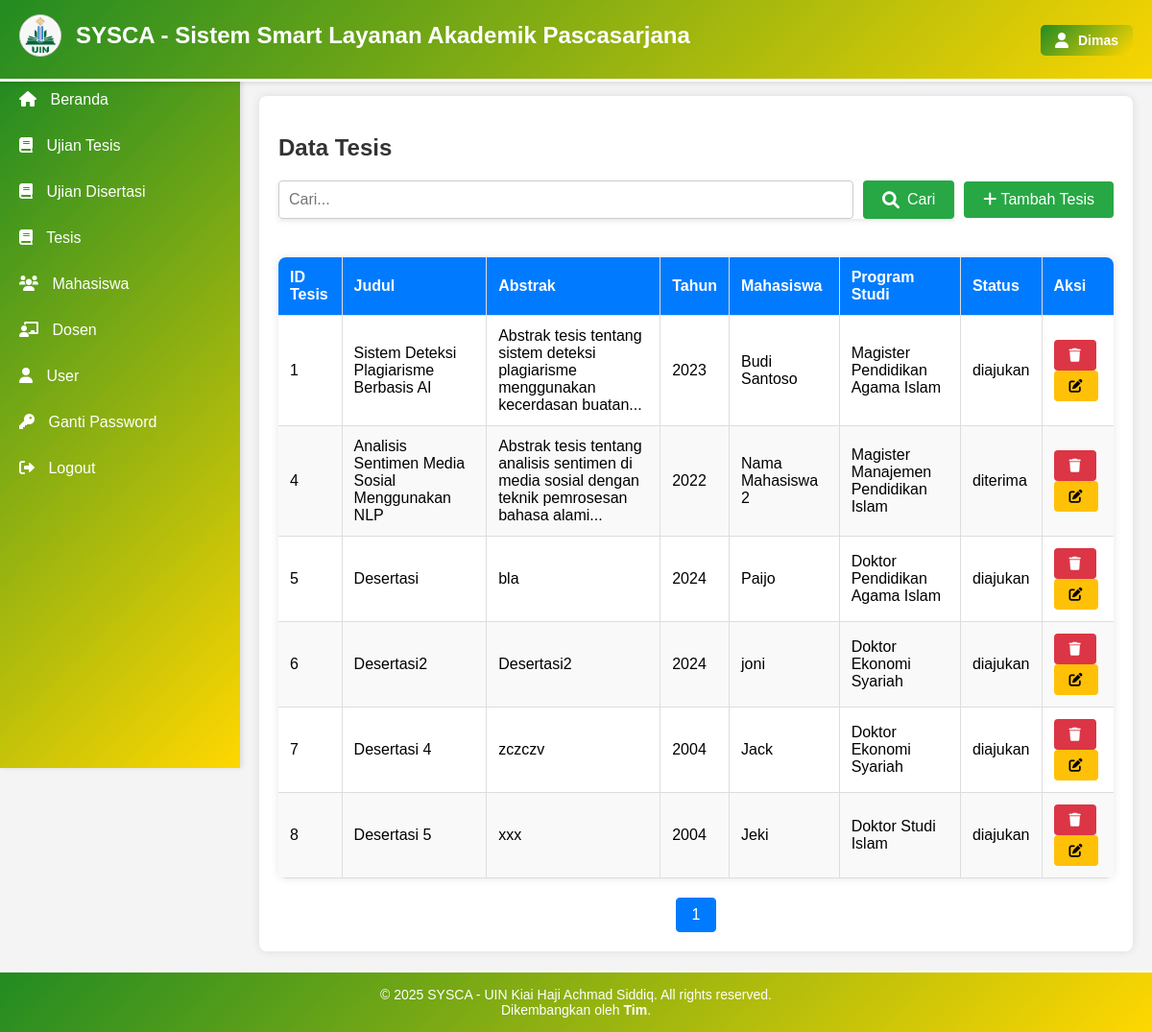
Before: /crud_tesis.php (signed in) with the older database file.
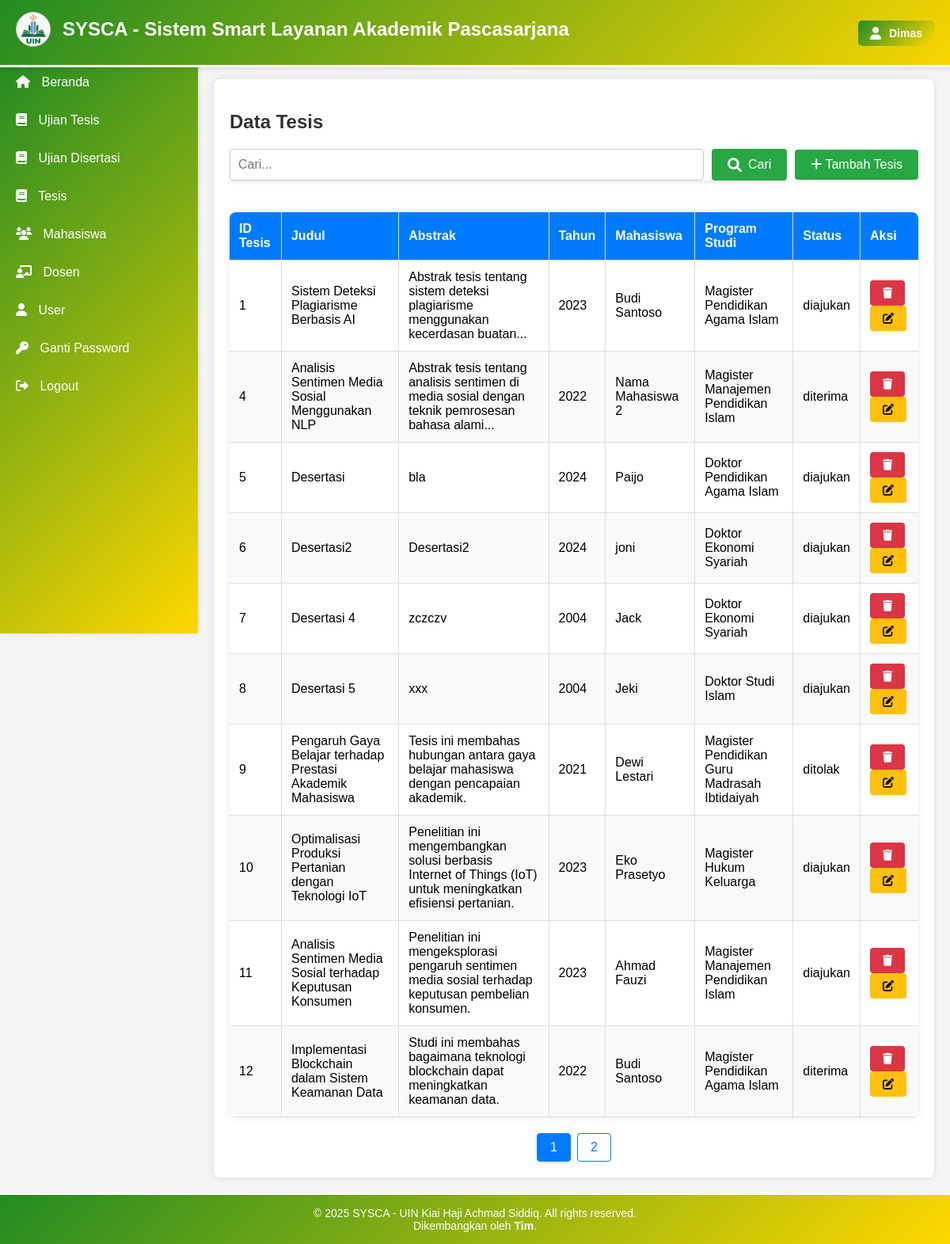
After: the same page with the newer database file.
### tables this page shows
CREATE TABLE `tesis` (
  `id_tesis` int(11) NOT NULL,
  `judul` varchar(255) NOT NULL,
  `abstrak` text,
  `tahun` year(4) DEFAULT NULL,
  `id_mahasiswa` int(11) DEFAULT NULL,
  `id_prodi` int(11) DEFAULT NULL,
  `status` enum('diajukan','diterima','ditolak','selesai') DEFAULT 'diajukan'
);

CREATE TABLE `mahasiswa` (
  `id_mahasiswa` int(11) NOT NULL,
  `nama` varchar(100) NOT NULL,
  `nim` varchar(20) NOT NULL,
  `email` varchar(100) DEFAULT NULL,
  `telepon` varchar(15) DEFAULT NULL
);

CREATE TABLE `prodi` (
  `id` int(11) NOT NULL,
  `Program` varchar(100) NOT NULL,
  `strata` int(1) NOT NULL
);

### config.php (called while the page is built, shortened)
<?php
function encryptFile($filename) {
    $iv = openssl_random_pseudo_bytes(openssl_cipher_iv_length('aes-256-cbc'));
    $encrypted = openssl_encrypt($filename, 'aes-256-cbc', ENCRYPTION_KEY, 0, $iv);
    return urlencode(base64_encode($iv.$encrypted));
}
?>

### crud_tesis.php (the view, shortened to what this page needs)
<?php
include 'koneksi.php';
$limit = 10;
$page = isset($_GET['page']) ? (int)$_GET['page'] : 1;
$start = ($page > 1) ? ($page * $limit) - $limit : 0;
$search = isset($_GET['search']) ? $_GET['search'] : '';
$searchCondition = $search ? "WHERE judul LIKE '%$search%' OR abstrak LIKE '%$search%' OR tahun LIKE '%$search%' OR id_mahasiswa LIKE '%$search%' OR id_prodi LIKE '%$search%' OR status LIKE '%$search%'" : '';
$query = "SELECT * FROM tesis $searchCondition LIMIT $start, $limit";
$result = $koneksi->query($query);
$totalQuery = "SELECT COUNT(*) as total FROM tesis $searchCondition";
$totalResult = $koneksi->query($totalQuery);
$totalData = $totalResult->fetch_assoc()['total'];
$totalPages = ceil($totalData / $limit);
?>
<!DOCTYPE html>
<html lang="id">
<head>
    <link rel="stylesheet" href="style.css">
    <link rel="stylesheet" href="https://cdnjs.cloudflare.com/ajax/libs/font-awesome/6.0.0/css/all.min.css">
    <link href="https://cdn.jsdelivr.net/npm/select2@4.1.0-rc.0/dist/css/select2.min.css" rel="stylesheet" />
</head>
<body>
    <?php include 'header.php'; ?>
    <?php include 'sidebar.php'; ?>
    <main class="content">
        <div class="container">
            <h2>Data Tesis</h2>
            <div class="search-and-add">
                <form method="GET" action="crud_tesis.php" class="search-form">
                    <input type="text" name="search" placeholder="Cari..." value="<?php echo $search; ?>">
                    <button type="submit"><i class="fas fa-search"></i> Cari</button>
                </form>
                <button onclick="openAddModal()" class="btn-tambah"><i class="fas fa-plus"></i> Tambah Tesis</button>
            </div>
            <table>
                <thead>
                    <tr>
                        <th>ID Tesis</th>
                        <th>Judul</th>
                        <th>Abstrak</th>
                        <th>Tahun</th>
                        <th>Mahasiswa</th>
                        <th>Program Studi</th>
                        <th>Status</th>
                        <th>Aksi</th>
                    </tr>
                </thead>
                <tbody>
                    <?php while ($row = $result->fetch_assoc()):
                        $queryNamaMahasiswa = "SELECT nama FROM mahasiswa WHERE id_mahasiswa = " . $row['id_mahasiswa'];
                        $resultNamaMahasiswa = $koneksi->query($queryNamaMahasiswa);
                        $namaMahasiswa = $resultNamaMahasiswa->fetch_assoc()['nama'];
                        $queryNamaProdi = "SELECT Program FROM prodi WHERE id = " . $row['id_prodi'];
                        $resultNamaProdi = $koneksi->query($queryNamaProdi);
                        $namaProdi = $resultNamaProdi->fetch_assoc()['Program'];
                    ?>
                    <tr>
                        <td><?php echo $row['id_tesis']; ?></td>
                        <td><?php echo $row['judul']; ?></td>
                        <td><?php echo $row['abstrak']; ?></td>
                        <td><?php echo $row['tahun']; ?></td>
                        <td><?php echo $namaMahasiswa; ?></td>
                        <td><?php echo $namaProdi; ?></td>
                        <td><?php echo $row['status']; ?></td>
                        <td>
                            <form method="POST" action="crud_tesis.php" style="display:inline;">
                                <button type="submit" name="delete" class="btn-hapus"><i class="fas fa-trash"></i></button>
                            </form>
                            <button onclick="openEditModal(<?php echo $row['id_tesis']; ?>, '<?php echo $row['judul']; ?>', '<?php echo $row['abstrak']; ?>', '<?php echo $row['tahun']; ?>', '<?php echo $row['id_mahasiswa']; ?>', '<?php echo $row['id_prodi']; ?>', '<?php echo $row['status']; ?>')" class="btn-edit"><i class="fas fa-edit"></i></button>
                        </td>
                    </tr>
                    <?php endwhile; ?>
                </tbody>
            </table>
            <div class="pagination">
                <?php for ($i = 1; $i <= $totalPages; $i++): ?>
                    <a href="?page=<?php echo $i; ?>&search=<?php echo $search; ?>" class="<?php echo $page == $i ? 'active' : ''; ?>"><?php echo $i; ?></a>
                <?php endfor; ?>
            </div>
        </div>
    </main>
    <?php include 'footer.php'; ?>
</body>
</html>

### header.php (shortened to what this page needs)
<?php
$nama = $_SESSION['nama'];
?>
<!DOCTYPE html>
<html lang="id">
<head>
    <link rel="stylesheet" href="style.css">
    <link rel="stylesheet" href="https://cdnjs.cloudflare.com/ajax/libs/font-awesome/6.0.0/css/all.min.css">
</head>
<body>
    <header>
        <div class="header-content">
            <img src="image/logo_pemenanng-fotor-2025031605033.png"
                alt="Logo UIN Kiai Haji Achmad Siddiq"
                class="logo"
                width="30"
                height="30">
            <h1>SYSCA - Sistem Smart Layanan Akademik Pascasarjana</h1>
            <div class="user-info">
                <i class="fas fa-user"></i>
                <span><?php echo htmlspecialchars($nama); ?></span>
            </div>
        </div>
    </header>
</body>
</html>

### sidebar.php (shortened to what this page needs)
<?php
$role = $_SESSION['role'];
?>
<!DOCTYPE html>
<html lang="id">
<head>
    <link rel="stylesheet" href="style.css">
    <link rel="stylesheet" href="https://cdnjs.cloudflare.com/ajax/libs/font-awesome/6.0.0/css/all.min.css">
</head>
<body>
    <aside class="sidebar" id="sidebar">
        <nav>
            <ul>
                <li><a href="index.php"><i class="fas fa-home"></i> Beranda</a></li>
                <?php if ($role == 'admin'): ?>
                    <li>
                        <a href="#"><i class="fas fa-book"></i> Ujian Tesis</a>
                    </li>
                    <li>
                        <a href="#"><i class="fas fa-book"></i> Ujian Disertasi</a>
                    </li>
                    <li><a href="view.php?file=<?= encryptFile('crud_tesis.php') ?>"><i class="fas fa-book"></i> Tesis</a></li>
                    <li><a href="view.php?file=<?= encryptFile('crud_mahasiswa.php') ?>"><i class="fas fa-users"></i> Mahasiswa</a></li>
                    <li><a href="view.php?file=<?= encryptFile('crud_dosen.php') ?>"><i class="fas fa-chalkboard-teacher"></i> Dosen</a></li>
                    <li><a href="view.php?file=<?= encryptFile('crud_user.php') ?>"><i class="fas fa-user"></i> User</a></li>
                <?php endif; ?>
                <li><a href="view.php?file=<?= encryptFile('ubah_password.php') ?>"><i class="fas fa-key"></i> Ganti Password</a></li>
                <li><a href="logout.php"><i class="fas fa-sign-out-alt"></i> Logout</a></li>
            </ul>
        </nav>
    </aside>
</body>
</html>

### footer.php (shortened to what this page needs)
    <footer>
        <div class="footer-content">
            <p>&copy; 2025 SYSCA - UIN Kiai Haji Achmad Siddiq. All rights reserved. <br>Dikembangkan oleh <strong>Tim</strong>.</p>
        </div>
    </footer>
</body>
</html>

Changed rows visible on the page:
added tesis: id_tesis "9", judul "Pengaruh Gaya Belajar terhadap Prestasi Akademik Mahasiswa", abstrak "Tesis ini membahas hubungan antara gaya belajar mahasiswa dengan pencapaian akademik.", tahun "2021", id_mahasiswa.nama "Dewi Lestari", id_prodi.Program "Magister Pendidikan Guru Madrasah Ibtidaiyah", status "ditolak"
added tesis: id_tesis "10", judul "Optimalisasi Produksi Pertanian dengan Teknologi IoT", abstrak "Penelitian ini mengembangkan solusi berbasis Internet of Things (IoT) untuk meningkatkan efisiensi pertanian.", tahun "2023", id_mahasiswa.nama "Eko Prasetyo", id_prodi.Program "Magister Hukum Keluarga", status "diajukan"
added tesis: id_tesis "11", judul "Analisis Sentimen Media Sosial terhadap Keputusan Konsumen", abstrak "Penelitian ini mengeksplorasi pengaruh sentimen media sosial terhadap keputusan pembelian konsumen.", tahun "2023", id_mahasiswa.nama "Ahmad Fauzi", id_prodi.Program "Magister Manajemen Pendidikan Islam", status "diajukan"
added tesis: id_tesis "12", judul "Implementasi Blockchain dalam Sistem Keamanan Data", abstrak "Studi ini membahas bagaimana teknologi blockchain dapat meningkatkan keamanan data.", tahun "2022", id_mahasiswa.nama "Budi Santoso", id_prodi.Program "Magister Pendidikan Agama Islam", status "diterima"
Other visible differences:
new list line: "2"
